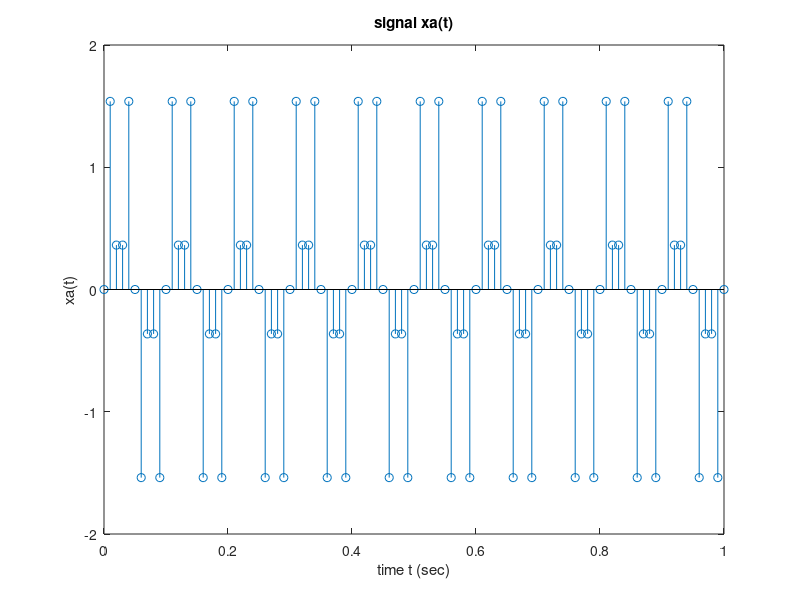

MATLAB code for this plot:
% Generating a single-tone sine signal xa
clear;


t=0:0.01:1;
xa=sin(2*10*pi*t) + sin(2*30*pi*t);


stem(t,xa);
xlabel('time t (sec)'); ylabel('xa(t)');
title('signal xa(t)');

